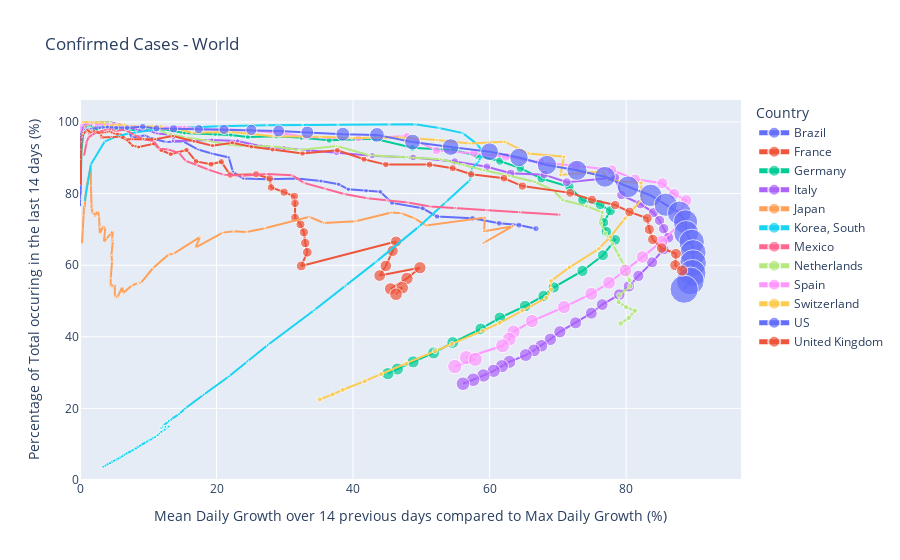

Notebook cell for this chart:
### Markdown cell above
### Plot

### Code cell
if cases_w.value == 'Confirmed Cases':
    daily_cases_global_2 = plot_phase_space_world(daily_cases_global, 
                                           title = cases_w.value, time_window=int(tw_w.value), 
                                           n_cases = min_w.value, country=ct_w.value)
elif cases_w.value == 'Deaths':
    daily_deaths_global_2 = plot_phase_space_world(daily_deaths_global, 
                                            title = cases_w.value, time_window=int(tw_w.value), 
                                            n_cases = min_w.value, country=ct_w.value)
else:
    print('ERROR in dataframe')

### Figure 1 — Plotly figure (JSON) as saved in the notebook; plotly's stock layout.template omitted (floating-point values rounded to 4 significant figures; data arrays with more than 128 entries replaced by an {"elided": "..."} marker saying what was removed)
{"data": [{"customdata": {"elided": "40x4 mixed values"}, "hoverlabel": {"namelength": 0}, "hovertemplate": "Country =%{customdata[1]}<br>Mean growth over 14d compared to max growth =%{x}<br>% cases from last 14d =%{y}<br>Confirmed Cases=%{customdata[0]}<br>Confirmed Cases today =%{customdata[2]}<br>Date=%{customdata[3]}", "legendgroup": "Brazil", "marker": {"color": "#636efa", "size": [52, 151, 151, 162, 200, 321, 372, 621, 793, 1021, 1546, 1924, 2247, 2554, 2985, 3417, 3904, 4256, 4579, 5717, 6836, 8044, 9056, 10360, 11130, 12161, 14034, 16170, 18092, 19638, 20727, 22192, 23430, 25262, 28320, 30425, 33682, 36658, 38654, 40743], "sizemode": "area", "sizeref": 1961.0, "symbol": "circle"}, "mode": "lines+markers", "name": "Brazil", "showlegend": true, "type": "scatter", "x": [0.1, 0.4, 0.3, 0.4, 0.5, 0.7, 0.9, 1.4, 1.8, 2.4, 3.6, 4.4, 5.2, 5.9, 6.9, 7.6, 8.8, 9.6, 10.2, 12.6, 15.1, 17.3, 19.3, 21.8, 22.4, 23.9, 27.5, 31.8, 35.3, 37.9, 39.3, 41.9, 44, 45.7, 50.2, 52.3, 57.5, 61.4, 64.3, 66.8], "xaxis": "x", "y": [98.1, 99.3, 98.7, 98.8, 99, 99.4, 98.9, 99.4, 98.4, 98.7, 98.7, 98.7, 98.6, 98.5, 98.3, 95.6, 96.1, 96.2, 95.6, 94.4, 94.6, 92.3, 91.2, 90.1, 86.1, 84.2, 84, 84.2, 83.5, 82.6, 81.2, 80.8, 80.5, 77.4, 75.9, 73.6, 73.1, 71.7, 71.2, 70.2], "yaxis": "y"}, {"customdata": {"elided": "53x4 mixed values"}, "hoverlabel": {"namelength": 0}, "hovertemplate": "Country =%{customdata[1]}<br>Mean growth over 14d compared to max growth =%{x}<br>% cases from last 14d =%{y}<br>Confirmed Cases=%{customdata[0]}<br>Confirmed Cases today =%{customdata[2]}<br>Date=%{customdata[3]}", "legendgroup": "France", "marker": {"color": "#EF553B", "size": [57, 100, 130, 191, 204, 288, 380, 656, 959, 1136, 1219, 1794, 2293, 2293, 3681, 4496, 4532, 6683, 7715, 9124, 10970, 12758, 14463, 16243, 20123, 22622, 25600, 29551, 33402, 38105, 40708, 45170, 52827, 57749, 59929, 65202, 69500, 71412, 75343, 79163, 83057, 87366, 91738, 94863, 121712, 125394, 131361, 134582, 147091, 149130, 149149, 154097, 156480], "sizemode": "area", "sizeref": 1961.0, "symbol": "circle"}, "mode": "lines+markers", "name": "France", "showlegend": true, "type": "scatter", "x": [0, 0.1, 0.1, 0.1, 0.1, 0.2, 0.2, 0.4, 0.5, 0.6, 0.7, 1, 1.3, 1.3, 2.1, 2.5, 2.5, 3.7, 4.3, 5, 6, 6.9, 7.7, 8.6, 10.8, 11.9, 13.3, 15.6, 17, 19.2, 20.7, 22, 25.8, 27.8, 28, 29.9, 31.4, 31.5, 31.5, 32.3, 32.8, 33, 33.3, 32.4, 46.3, 45.8, 44.8, 43.9, 49.8, 47.9, 45.5, 47.2, 46.3], "xaxis": "x", "y": [80.7, 88, 90.8, 93.7, 94.1, 95.8, 96.8, 98.2, 98.7, 98.9, 99, 99.2, 99.2, 98.3, 98.5, 97.8, 97.1, 97.1, 97.4, 96.8, 96.5, 94.9, 93.4, 93, 93.9, 92.1, 91, 92.2, 89, 88.2, 88.9, 85.2, 85.4, 84.2, 81.7, 80.4, 79.2, 77.3, 73.3, 71.4, 69.2, 66.2, 63.6, 59.8, 66.6, 64, 59.8, 57.1, 59.3, 56.3, 53.4, 53.7, 51.9], "yaxis": "y"}, {"customdata": {"elided": "52x4 mixed values"}, "hoverlabel": {"namelength": 0}, "hovertemplate": "Country =%{customdata[1]}<br>Mean growth over 14d compared to max growth =%{x}<br>% cases from last 14d =%{y}<br>Confirmed Cases=%{customdata[0]}<br>Confirmed Cases today =%{customdata[2]}<br>Date=%{customdata[3]}", "legendgroup": "Germany", "marker": {"color": "#00cc96", "size": [79, 130, 159, 196, 262, 482, 670, 799, 1040, 1176, 1457, 1908, 2078, 3675, 4585, 5795, 7272, 9257, 12327, 15320, 19848, 22213, 24873, 29056, 32986, 37323, 43938, 50871, 57695, 62095, 66885, 71808, 77872, 84794, 91159, 96092, 100123, 103374, 107663, 113296, 118181, 122171, 124908, 127854, 130072, 131359, 134753, 137698, 141397, 143342, 145184, 147065], "sizemode": "area", "sizeref": 1961.0, "symbol": "circle"}, "mode": "lines+markers", "name": "Germany", "showlegend": true, "type": "scatter", "x": [0.1, 0.1, 0.1, 0.2, 0.3, 0.5, 0.7, 0.8, 1.1, 1.2, 1.5, 1.9, 2.1, 3.7, 4.6, 5.8, 7.3, 9.4, 12.4, 15.3, 19.8, 22.1, 24.6, 28.8, 32.5, 36.5, 43.2, 48.7, 54.8, 58.1, 61.5, 64.5, 67.6, 71.7, 73.6, 76.2, 77.7, 76.7, 77.1, 78.4, 76.6, 73.6, 69.4, 67.9, 65.2, 61.5, 58.7, 54.6, 51.8, 48.8, 46.5, 45.1], "xaxis": "x", "y": [79.7, 87.7, 89.9, 91.8, 93.9, 96.7, 97.6, 98, 98.5, 98.6, 98.8, 98.6, 97.8, 98.7, 98.3, 97.8, 97.8, 97.9, 97.9, 96.9, 96.6, 96.4, 95.8, 96, 95.6, 94.9, 95.3, 92.8, 92.1, 90.7, 89.1, 87.1, 84.2, 81.9, 78.2, 76.9, 75.2, 71.9, 69.4, 67.1, 62.8, 58.4, 53.8, 51.4, 48.6, 45.3, 42.2, 38.4, 35.5, 33, 31, 29.7], "yaxis": "y"}, {"customdata": {"elided": "59x4 mixed values"}, "hoverlabel": {"namelength": 0}, "hovertemplate": "Country =%{customdata[1]}<br>Mean growth over 14d compared to max growth =%{x}<br>% cases from last 14d =%{y}<br>Confirmed Cases=%{customdata[0]}<br>Confirmed Cases today =%{customdata[2]}<br>Date=%{customdata[3]}", "legendgroup": "Italy", "marker": {"color": "#ab63fa", "size": [62, 155, 229, 322, 453, 655, 888, 1128, 1694, 2036, 2502, 3089, 3858, 4636, 5883, 7375, 9172, 10149, 12462, 12462, 17660, 21157, 24747, 27980, 31506, 35713, 41035, 47021, 53578, 59138, 63927, 69176, 74386, 80589, 86498, 92472, 97689, 101739, 105792, 110574, 115242, 119827, 124632, 128948, 132547, 135586, 139422, 143626, 147577, 152271, 156363, 159516, 162488, 165155, 168941, 172434, 175925, 178972, 181228], "sizemode": "area", "sizeref": 1961.0, "symbol": "circle"}, "mode": "lines+markers", "name": "Italy", "showlegend": true, "type": "scatter", "x": [0.1, 0.2, 0.3, 0.4, 0.5, 0.8, 1, 1.3, 1.9, 2.3, 2.9, 3.6, 4.4, 5.3, 6.7, 8.3, 10.3, 11.3, 13.8, 13.6, 19.3, 23.1, 26.5, 29.9, 33.4, 37.6, 42.8, 48.8, 54.9, 59.6, 63.1, 68, 71.3, 78.4, 79.3, 82.1, 84, 84.9, 85.5, 86.2, 85.5, 83.8, 81.8, 80.4, 79, 76.5, 74.9, 72.6, 70.3, 68.9, 67.6, 66.5, 65.3, 62.9, 61.8, 60.6, 59.1, 57.6, 56.1], "xaxis": "x", "y": [95.2, 98.1, 98.7, 99.1, 99.3, 99.5, 99.7, 99.7, 99.8, 99.9, 99.9, 99.9, 99.9, 99.6, 98.9, 97.9, 97.5, 96.8, 96.4, 94.7, 95, 94.7, 93.2, 92.7, 92.1, 91.4, 90.6, 90.1, 89, 87.5, 85.7, 85.3, 83.2, 84.5, 79.6, 77.1, 74.7, 72.5, 70.2, 67.7, 64.4, 60.8, 57, 54.1, 51.8, 49, 46.6, 43.9, 41.4, 39.3, 37.5, 36.2, 34.9, 33, 31.8, 30.5, 29.2, 28, 26.9], "yaxis": "y"}, {"customdata": {"elided": "65x4 mixed values"}, "hoverlabel": {"namelength": 0}, "hovertemplate": "Country =%{customdata[1]}<br>Mean growth over 14d compared to max growth =%{x}<br>% cases from last 14d =%{y}<br>Confirmed Cases=%{customdata[0]}<br>Confirmed Cases today =%{customdata[2]}<br>Date=%{customdata[3]}", "legendgroup": "Japan", "marker": {"color": "#FFA15A", "size": [59, 66, 74, 84, 94, 105, 122, 147, 159, 170, 189, 214, 228, 241, 256, 274, 293, 331, 360, 420, 461, 502, 511, 581, 639, 639, 701, 773, 839, 839, 878, 889, 924, 963, 1007, 1101, 1128, 1193, 1307, 1387, 1468, 1693, 1866, 1866, 1953, 2178, 2495, 2617, 3139, 3139, 3654, 3906, 4257, 4667, 5530, 6005, 6748, 7370, 7645, 8100, 8626, 9787, 10296, 10797, 10797], "sizemode": "area", "sizeref": 1961.0, "symbol": "circle"}, "mode": "lines+markers", "name": "Japan", "showlegend": true, "type": "scatter", "x": [0.3, 0.4, 0.4, 0.5, 0.6, 0.7, 0.8, 1, 1.1, 1.2, 1.3, 1.5, 1.6, 1.6, 1.6, 1.7, 1.8, 2, 2.2, 2.6, 2.8, 2.9, 2.9, 3.4, 3.7, 3.5, 3.9, 4.4, 4.8, 4.7, 4.8, 4.6, 4.7, 4.5, 4.5, 5, 5.1, 5.1, 5.5, 6.2, 6.3, 7.6, 8.5, 8.5, 8.9, 10.7, 13, 13.7, 17.6, 16.9, 20.9, 22.5, 24.4, 27.1, 33.6, 35.7, 40.4, 45.6, 47.1, 49, 50.7, 59.3, 59.2, 63.4, 59.1], "xaxis": "x", "y": [66.1, 69.7, 70.3, 73.8, 76.6, 76.2, 79.5, 82.3, 83.6, 84.7, 85.2, 86.9, 87.3, 82.2, 77, 75.9, 74.7, 74.6, 73.9, 75, 73.5, 70.7, 68.9, 70.7, 70.4, 66.5, 67.5, 68.8, 69.5, 67.3, 66.6, 62.8, 61, 56.4, 54.2, 54.4, 54.7, 51.3, 51.1, 53.9, 52.2, 54.3, 55, 55, 55, 59.2, 63, 63.2, 67.9, 64.9, 69.1, 69.5, 69.3, 70.3, 73.5, 71.8, 72.3, 74.7, 74.5, 73.1, 71.1, 73.3, 69.5, 70.9, 66.2], "yaxis": "y"}, {"customdata": {"elided": "61x4 mixed values"}, "hoverlabel": {"namelength": 0}, "hovertemplate": "Country =%{customdata[1]}<br>Mean growth over 14d compared to max growth =%{x}<br>% cases from last 14d =%{y}<br>Confirmed Cases=%{customdata[0]}<br>Confirmed Cases today =%{customdata[2]}<br>Date=%{customdata[3]}", "legendgroup": "Korea, South", "marker": {"color": "#19d3f3", "size": [104, 204, 433, 602, 833, 977, 1261, 1766, 2337, 3150, 3736, 4335, 5186, 5621, 6088, 6593, 7041, 7314, 7478, 7513, 7755, 7869, 7979, 8086, 8162, 8236, 8320, 8413, 8565, 8652, 8799, 8961, 8961, 9037, 9137, 9241, 9332, 9478, 9583, 9661, 9786, 9887, 9976, 10062, 10156, 10237, 10284, 10331, 10384, 10423, 10450, 10480, 10512, 10537, 10564, 10591, 10613, 10635, 10653, 10661, 10674], "sizemode": "area", "sizeref": 1961.0, "symbol": "circle"}, "mode": "lines+markers", "name": "Korea, South", "showlegend": true, "type": "scatter", "x": [0.7, 1.6, 3.6, 5.1, 7.1, 8.3, 10.8, 15.3, 20.3, 27.4, 32.6, 37.8, 45.3, 49.1, 52.6, 56.1, 58.1, 59, 58.4, 57.4, 57.1, 53.6, 49.6, 43.4, 38.9, 34.3, 27.5, 24.5, 21.8, 18.1, 15.4, 14.5, 13, 13.4, 12.1, 12.1, 11.9, 12.2, 12.5, 12.5, 12.9, 13, 12.4, 12.4, 11.9, 11.2, 11.6, 11.4, 11, 10.4, 9.8, 8.8, 8.2, 7.7, 6.8, 6.2, 5.6, 5, 4.4, 3.7, 3.4], "xaxis": "x", "y": [77.9, 88.2, 94.5, 95.8, 96.8, 97.1, 97.8, 98.4, 98.8, 99.1, 99.2, 99.3, 99.4, 99.4, 98.3, 96.9, 93.9, 91.8, 88.9, 87, 83.7, 77.6, 70.7, 61, 54.2, 47.4, 37.7, 33.2, 28.9, 23.8, 20, 18.4, 16.5, 16.9, 15.1, 14.8, 14.5, 14.7, 14.8, 14.8, 15, 14.9, 14.1, 14, 13.4, 12.5, 12.9, 12.5, 12, 11.3, 10.7, 9.6, 8.8, 8.3, 7.4, 6.6, 6, 5.4, 4.7, 4, 3.7], "yaxis": "y"}, {"customdata": {"elided": "36x4 mixed values"}, "hoverlabel": {"namelength": 0}, "hovertemplate": "Country =%{customdata[1]}<br>Mean growth over 14d compared to max growth =%{x}<br>% cases from last 14d =%{y}<br>Confirmed Cases=%{customdata[0]}<br>Confirmed Cases today =%{customdata[2]}<br>Date=%{customdata[3]}", "legendgroup": "Mexico", "marker": {"color": "#FF6692", "size": [53, 82, 93, 118, 164, 203, 251, 316, 367, 405, 475, 585, 717, 848, 993, 1094, 1215, 1378, 1510, 1688, 1890, 2143, 2439, 2785, 3181, 3441, 3844, 4219, 4661, 5014, 5399, 5847, 6297, 6875, 7497, 8261], "sizemode": "area", "sizeref": 1961.0, "symbol": "circle"}, "mode": "lines+markers", "name": "Mexico", "showlegend": true, "type": "scatter", "x": [0.6, 0.9, 1, 1.3, 1.8, 2.3, 2.8, 3.5, 4.1, 4.6, 5.3, 6.6, 7.9, 9.3, 10.8, 11.6, 12.9, 14.5, 15.5, 17.1, 18.8, 21, 23.8, 27.3, 31.1, 32.8, 35.9, 38.7, 42.1, 45, 48, 51.3, 55, 59.6, 64.4, 70.3], "xaxis": "x", "y": [90.6, 93.9, 94.6, 95.8, 96.3, 97, 97.2, 97.8, 98.1, 98, 97.5, 97.9, 96.4, 95.2, 94.7, 92.5, 92.3, 91.4, 89.1, 88, 86.7, 85.3, 85, 85.5, 85.1, 83, 81.3, 79.9, 78.7, 78.2, 77.5, 76.4, 76, 75.4, 74.8, 74.1], "yaxis": "y"}, {"customdata": {"elided": "47x4 mixed values"}, "hoverlabel": {"namelength": 0}, "hovertemplate": "Country =%{customdata[1]}<br>Mean growth over 14d compared to max growth =%{x}<br>% cases from last 14d =%{y}<br>Confirmed Cases=%{customdata[0]}<br>Confirmed Cases today =%{customdata[2]}<br>Date=%{customdata[3]}", "legendgroup": "Netherlands", "marker": {"color": "#B6E880", "size": [82, 128, 188, 265, 321, 382, 503, 503, 806, 962, 1138, 1416, 1711, 2058, 2467, 3003, 3640, 4217, 4764, 5580, 6438, 7468, 8647, 9819, 10930, 11817, 12667, 13696, 14788, 15821, 16727, 17953, 18926, 19709, 20682, 21903, 23249, 24571, 25746, 26710, 27580, 28316, 29383, 30619, 31766, 32838, 33588], "sizemode": "area", "sizeref": 1961.0, "symbol": "circle"}, "mode": "lines+markers", "name": "Netherlands", "showlegend": true, "type": "scatter", "x": [0.4, 0.7, 1, 1.4, 1.7, 2.1, 2.7, 2.7, 4.3, 5.2, 6.1, 7.6, 9.1, 10.9, 12.9, 15.5, 18.7, 21.4, 24, 28.1, 32.1, 37.6, 42.4, 47.9, 52.9, 56.2, 59.2, 62.9, 66.6, 69.3, 70.7, 74.2, 76.5, 76.3, 77, 78, 78.9, 79.7, 80.1, 80.5, 80.6, 79, 78.9, 80, 81.3, 80.4, 79.2], "xaxis": "x", "y": [100, 100, 100, 100, 100, 100, 100, 99.8, 99.9, 99.4, 99.1, 98.7, 98.6, 98.2, 96.7, 95.7, 94.8, 93.7, 93.3, 93.2, 92.2, 93.3, 90.7, 90.2, 89.6, 88, 86.5, 85, 83.3, 81, 78.2, 76.5, 74.8, 71.7, 68.9, 65.9, 62.8, 60, 57.5, 55.8, 54.1, 51.6, 49.7, 48.3, 47.3, 45.3, 43.7], "yaxis": "y"}, {"customdata": {"elided": "51x4 mixed values"}, "hoverlabel": {"namelength": 0}, "hovertemplate": "Country =%{customdata[1]}<br>Mean growth over 14d compared to max growth =%{x}<br>% cases from last 14d =%{y}<br>Confirmed Cases=%{customdata[0]}<br>Confirmed Cases today =%{customdata[2]}<br>Date=%{customdata[3]}", "legendgroup": "Spain", "marker": {"color": "#FF97FF", "size": [84, 120, 165, 222, 259, 400, 500, 673, 1073, 1695, 2277, 2277, 5232, 6391, 7798, 9942, 11748, 13910, 17963, 20410, 25374, 28768, 35136, 39885, 49515, 57786, 65719, 73235, 80110, 87956, 95923, 104118, 112065, 119199, 126168, 131646, 136675, 141942, 148220, 153222, 158273, 163027, 166831, 170099, 172541, 177644, 184948, 190839, 191726, 198674, 200210], "sizemode": "area", "sizeref": 1961.0, "symbol": "circle"}, "mode": "lines+markers", "name": "Spain", "showlegend": true, "type": "scatter", "x": [0.1, 0.1, 0.1, 0.2, 0.2, 0.3, 0.4, 0.6, 0.9, 1.5, 2, 2, 4.5, 5.5, 6.7, 8.5, 10, 11.8, 15.3, 17.3, 21.5, 24.3, 29.4, 33, 40.8, 47.9, 52.2, 57.7, 62.4, 67.4, 72.7, 77.9, 81.3, 85.3, 87, 88.8, 87.7, 88.1, 85.2, 82.4, 79.9, 77.5, 74.9, 70.9, 66.2, 63.5, 62.9, 61.9, 56.6, 57.9, 54.9], "xaxis": "x", "y": [97.6, 98.3, 98.8, 99.1, 99.2, 99.5, 99.6, 99.7, 99.8, 99.6, 99.4, 99.3, 99.4, 99.3, 98.9, 98.8, 98.6, 98.4, 98.6, 98, 98, 97.7, 96.9, 95.8, 95.4, 96.1, 92, 91.3, 90.3, 88.7, 87.8, 86.6, 84, 82.9, 79.9, 78.1, 74.3, 71.9, 66.6, 62.3, 58.5, 55.1, 52, 48.3, 44.4, 41.4, 39.4, 37.5, 34.2, 33.7, 31.7], "yaxis": "y"}, {"customdata": {"elided": "49x4 mixed values"}, "hoverlabel": {"namelength": 0}, "hovertemplate": "Country =%{customdata[1]}<br>Mean growth over 14d compared to max growth =%{x}<br>% cases from last 14d =%{y}<br>Confirmed Cases=%{customdata[0]}<br>Confirmed Cases today =%{customdata[2]}<br>Date=%{customdata[3]}", "legendgroup": "Switzerland", "marker": {"color": "#FECB52", "size": [56, 90, 114, 214, 268, 337, 374, 491, 652, 652, 1139, 1359, 2200, 2200, 2700, 3028, 4075, 5294, 6575, 7474, 8795, 9877, 10897, 11811, 12928, 14076, 14829, 15922, 16605, 17768, 18827, 19606, 20505, 21100, 21657, 22253, 23280, 24051, 24551, 25107, 25415, 25688, 25936, 26336, 26732, 27078, 27404, 27740, 27944], "sizemode": "area", "sizeref": 1961.0, "symbol": "circle"}, "mode": "lines+markers", "name": "Switzerland", "showlegend": true, "type": "scatter", "x": [0.3, 0.5, 0.6, 1.2, 1.5, 1.9, 2.1, 2.7, 3.6, 3.6, 6.3, 7.5, 12.1, 12, 14.7, 16.4, 22.1, 28.3, 35.2, 39.8, 47, 52.3, 57.1, 62.2, 65.7, 70.9, 70.4, 76.5, 77.5, 82.2, 82.3, 79.8, 77.7, 76, 71.7, 69, 69, 68.3, 64.8, 61.5, 59, 54.5, 52, 47.8, 44.1, 41.7, 38.5, 37, 35.1], "xaxis": "x", "y": [100, 100, 100, 100, 100, 100, 100, 99.8, 99.8, 98.8, 99.3, 98.7, 98.8, 98.1, 97.9, 97, 97.2, 96, 95.9, 95.5, 95.7, 95, 94, 94.5, 91.2, 90.3, 85.2, 86.2, 83.7, 83, 78.4, 73, 67.9, 64.6, 59.4, 55.6, 53.2, 50.9, 47.3, 43.9, 41.7, 38, 36, 32.5, 29.6, 27.6, 25.2, 23.9, 22.5], "yaxis": "y"}, {"customdata": {"elided": "57x4 mixed values"}, "hoverlabel": {"namelength": 0}, "hovertemplate": "Country =%{customdata[1]}<br>Mean growth over 14d compared to max growth =%{x}<br>% cases from last 14d =%{y}<br>Confirmed Cases=%{customdata[0]}<br>Confirmed Cases today =%{customdata[2]}<br>Date=%{customdata[3]}", "legendgroup": "US", "marker": {"color": "#636efa", "size": [51, 51, 57, 58, 60, 68, 74, 98, 118, 149, 217, 262, 402, 518, 583, 959, 1281, 1663, 2179, 2727, 3499, 4632, 6421, 7783, 13747, 19273, 25600, 33276, 43843, 53736, 65778, 83836, 101657, 121465, 140909, 161831, 188172, 213372, 243762, 275586, 308853, 337072, 366667, 397505, 429052, 462780, 496535, 526396, 555313, 580619, 607670, 636350, 667592, 699706, 732197, 759086, 784326], "sizemode": "area", "sizeref": 1961.0, "symbol": "circle"}, "mode": "lines+markers", "name": "US", "showlegend": true, "type": "scatter", "x": [0, 0, 0, 0, 0, 0, 0, 0, 0, 0, 0, 0.1, 0.1, 0.1, 0.1, 0.2, 0.3, 0.3, 0.4, 0.6, 0.7, 1, 1.3, 1.6, 2.9, 4, 5.3, 6.9, 9.2, 11.2, 13.7, 17.4, 21.1, 25.1, 29.1, 33.3, 38.5, 43.5, 48.7, 54.3, 60, 64.3, 68.4, 72.8, 76.9, 80.3, 83.6, 85.8, 87.8, 88.7, 88.8, 89.6, 89.8, 89.8, 89.7, 89.4, 88.5], "xaxis": "x", "y": [78.4, 76.5, 78.9, 77.6, 78.3, 80.9, 82.4, 86.7, 89, 91.3, 94, 94.3, 96.3, 97.1, 91.3, 94.7, 95.6, 96.5, 97.2, 97.5, 97.9, 97.9, 98.2, 98.1, 98.4, 98.6, 98.4, 98.4, 98.7, 98.2, 98.1, 98, 97.9, 97.8, 97.5, 97.1, 96.6, 96.4, 94.4, 93, 91.7, 90.1, 88, 86.5, 84.7, 81.9, 79.5, 76.9, 74.6, 72.1, 69, 66.5, 63.5, 60.6, 57.8, 55.6, 53.3], "yaxis": "y"}, {"customdata": {"elided": "49x4 mixed values"}, "hoverlabel": {"namelength": 0}, "hovertemplate": "Country =%{customdata[1]}<br>Mean growth over 14d compared to max growth =%{x}<br>% cases from last 14d =%{y}<br>Confirmed Cases=%{customdata[0]}<br>Confirmed Cases today =%{customdata[2]}<br>Date=%{customdata[3]}", "legendgroup": "United Kingdom", "marker": {"color": "#EF553B", "size": [51, 86, 116, 164, 207, 274, 322, 384, 459, 459, 802, 1144, 1145, 1551, 1960, 2642, 2716, 4014, 5067, 5745, 6726, 8164, 9640, 11812, 14745, 17312, 19780, 22453, 25481, 29865, 34173, 38689, 42477, 48436, 52279, 55949, 61474, 65872, 74605, 79874, 85206, 89570, 94845, 99483, 104145, 109769, 115314, 121172, 125856], "sizemode": "area", "sizeref": 1961.0, "symbol": "circle"}, "mode": "lines+markers", "name": "United Kingdom", "showlegend": true, "type": "scatter", "x": [0.1, 0.1, 0.1, 0.2, 0.2, 0.3, 0.4, 0.4, 0.5, 0.5, 0.9, 1.3, 1.3, 1.8, 2.3, 3.1, 3.1, 4.6, 5.8, 6.6, 7.7, 9.3, 11, 13.6, 16.7, 19.4, 22.3, 25.1, 28.2, 32.6, 37.7, 41.6, 44.8, 51.2, 54.6, 57.3, 62.1, 64.8, 71.8, 75, 78.4, 80.5, 83.1, 83.4, 83.9, 85.2, 87.3, 87.2, 88.2], "xaxis": "x", "y": [82.4, 89.5, 92.2, 94.5, 95.7, 96.7, 96, 96.6, 97.2, 96.7, 97.5, 98, 96.9, 97.4, 97.4, 96.7, 95.7, 95.9, 95.9, 95.2, 95.2, 95.3, 95.2, 96.1, 94.6, 93.4, 94.2, 93.1, 92.3, 91.2, 92.1, 89.6, 88.1, 88.1, 87.1, 85.4, 84.3, 82.1, 80.2, 78.3, 76.8, 74.9, 73.1, 70, 67.2, 64.8, 63.2, 60, 58.5], "yaxis": "y"}], "layout": {"legend": {"itemsizing": "constant", "title": {"text": "Country "}, "tracegroupgap": 0}, "title": {"text": "Confirmed Cases - World"}, "xaxis": {"anchor": "y", "domain": [0, 1], "rangemode": "tozero", "title": {"text": "Mean Daily Growth over 14 previous days compared to Max Daily Growth (%)"}}, "yaxis": {"anchor": "x", "domain": [0, 1], "rangemode": "tozero", "title": {"text": "Percentage of Total occuring in the last 14 days (%)"}}}}
